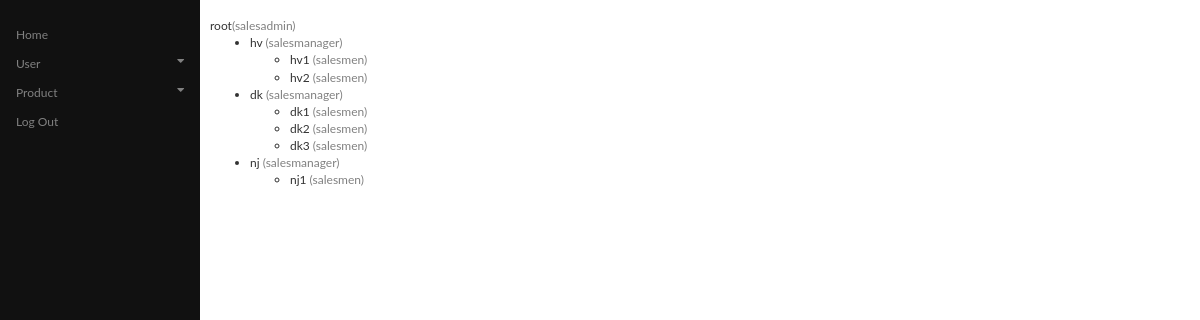
The page /user/ (signed in) on the database its author committed.
### main/models.py (models this page shows)
class Profile(models.Model):
    user = models.OneToOneField(User, on_delete=models.CASCADE)
    user_type = models.CharField(max_length=20, choices=USER_TYPE)
    sale_admin = models.CharField(max_length=20, null=True, blank=True)
    sale_manager = models.CharField(max_length=20, null=True, blank=True)
    def __str__(self):
        return str(self.user)

### main/views.py (the view)
# urls.py: url(r'^user/', user, name='user'),
def user(request):
    if request.user.is_authenticated:
        admin = Profile.objects.filter(user_type='salesadmin')
        manager = Profile.objects.filter(user_type='salesmanager')
        men = Profile.objects.filter(user_type='salesmen')
        context = {
            'admin': admin,
            'manager': manager,
            'men': men,
        }
        return render(request, 'main/user.html', context)
    else:
        return render(request, 'main/user.html')

### templates/main/user.html (shortened to what this page needs)
{% extends 'base.html' %}
{% block content %}
    <br/>
    {% if request.user.profile.user_type == 'salesadmin' %}
        {{ request.user}}<span style="color:grey">(salesadmin)</span>
        <ul>
            {% for i in admin %}
                {% if i.user.username == request.user.username %}
                    {% for j in manager %}
                        {% if j.sale_admin == i.user.username %}
                            <li>
                                {{j}} <span style="color:grey">(salesmanager)</span>
                                <ul>
                                    {% for k in men %}
                                        {% if k.sale_manager == j.user.username %}
                                            <li>
                                                {{k}} <span style="color:grey">(salesmen)</span>
                                            </li>
                                        {% endif %}
                                    {% endfor %}
                                </ul>
                            </li>
                        {% endif %}
                    {% endfor %}
                {% endif %}
            {% endfor %}
        </ul>
    {% else %}
        {{request.user}} <span style="color:grey">(salesmen)</span> <br/>
    {% endif %}
{% endblock %}

### templates/base.html (style rules this page uses)
body { font-family: "Lato", sans-serif; }

### rows shown on the page
Profile: user.username "hv"
Profile: user.username "hv1"
Profile: user.username "hv2"
Profile: user.username "dk"
Profile: user.username "dk1"
Profile: user.username "dk2"
Profile: user.username "dk3"
Profile: user.username "nj"
Profile: user.username "nj1"

### other values the page prints
{{ request.user }} "root"
